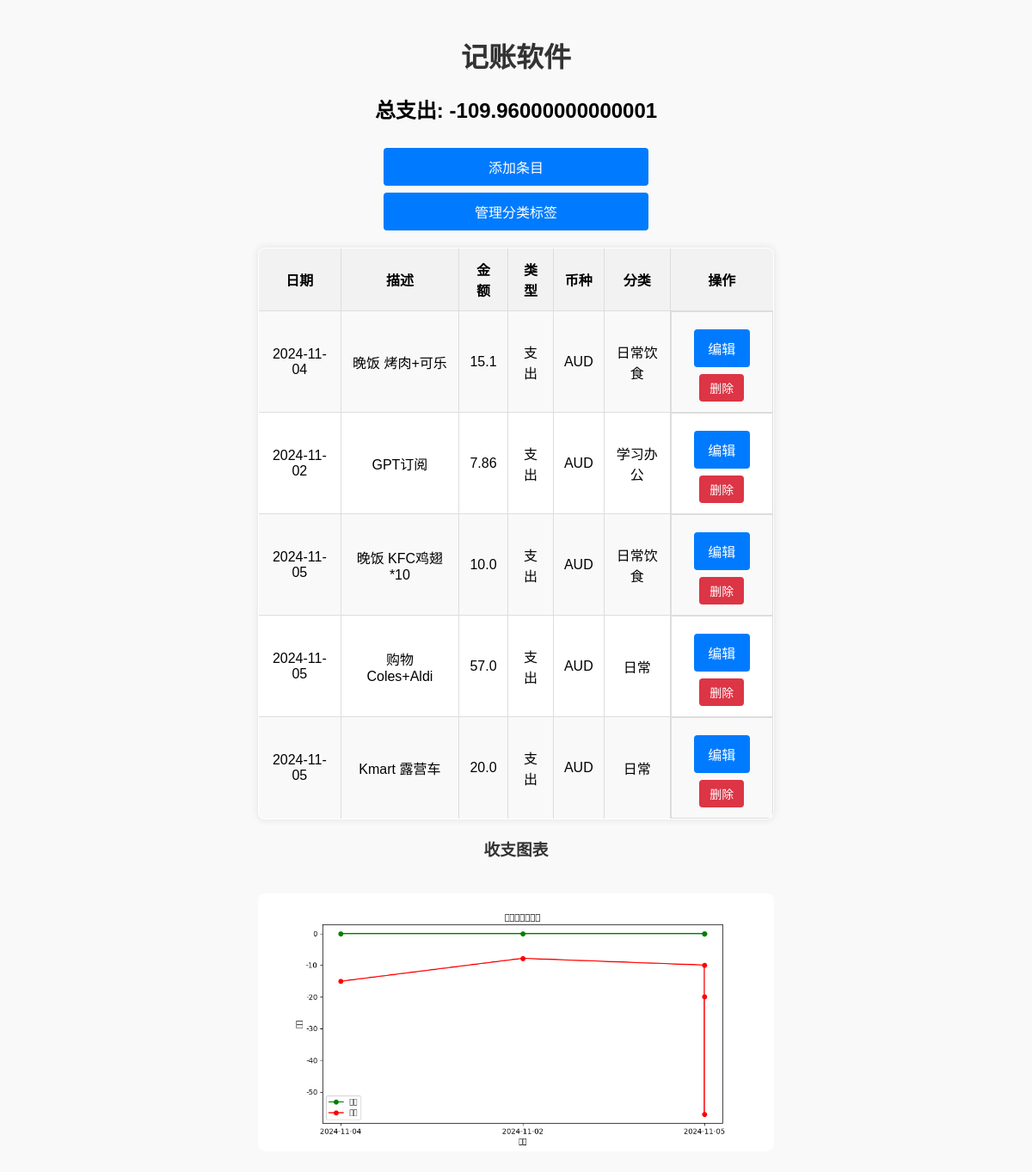
The page / on the database its author committed.
### tables this page shows
CREATE TABLE entries (
                            id INTEGER PRIMARY KEY AUTOINCREMENT,
                            date TEXT,
                            description TEXT,
                            amount REAL,
                            type TEXT,
                            currency TEXT DEFAULT 'AUD',
                            category TEXT
                        );

### app.py (the view)
@app.route('/')
def index():
    with sqlite3.connect("database.db") as conn:
        cursor = conn.cursor()
        cursor.execute("SELECT * FROM entries")
        entries = cursor.fetchall()
        total_expense = sum(-entry[3] for entry in entries if entry[4] == 'expense')
    chart_url = generate_chart()
    return render_template("index.html", entries=entries, total_expense=total_expense, chart_url=chart_url)

### app.py (called while the page is built)
def generate_chart():
    with sqlite3.connect("database.db") as conn:
        cursor = conn.cursor()
        cursor.execute("SELECT date, amount, type FROM entries")
        entries = cursor.fetchall()
    dates = [entry[0] for entry in entries]
    income = [entry[1] if entry[2] == 'income' else 0 for entry in entries]
    expense = [-entry[1] if entry[2] == 'expense' else 0 for entry in entries]
    plt.figure(figsize=(10, 5))
    plt.plot(dates, income, marker='o', label="收入", color="green")
    plt.plot(dates, expense, marker='o', label="支出", color="red")
    plt.title("收入与支出记录")
    plt.xlabel("日期")
    plt.ylabel("金额")
    plt.legend()
    img = io.BytesIO()
    plt.savefig(img, format='png')
    img.seek(0)
    chart_url = base64.b64encode(img.getvalue()).decode()
    return chart_url

### templates/index.html (shortened to what this page needs)
<!DOCTYPE html>
<html lang="en">
<head>
</head>
<body>
    <h1>记账软件</h1>
    <div class="header-section">
        <h2>总支出: {{ total_expense }}</h2>
        <a class="btn" href="{{ url_for('add_entry') }}">添加条目</a>
        <a class="btn" href="{{ url_for('manage_categories') }}">管理分类标签</a>
    </div>
    <table>
        <tr>
            <th>日期</th>
            <th>描述</th>
            <th>金额</th>
            <th>类型</th>
            <th>币种</th>
            <th>分类</th>
            <th>操作</th>
        </tr>
        {% for entry in entries %}
        <tr>
            <td>{{ entry[1] }}</td>
            <td>{{ entry[2] or '无描述' }}</td>
            <td>{{ entry[3] or '无金额' }}</td>
            <td>{{ '收入' if entry[4] == 'income' else '支出' }}</td>
            <td>{{ entry[5] }}</td>
            <td>{{ entry[6] or '无分类' }}</td>
            <td class="table-btn-group">
                <a class="btn" href="{{ url_for('edit_entry', id=entry[0]) }}">编辑</a>
                <form id="delete-form-{{ entry[0] }}" action="{{ url_for('delete_entry', id=entry[0]) }}" method="post" style="display: inline;">
                    <button type="button" class="delete-btn" onclick="confirmDelete(event, 'delete-form-{{ entry[0] }}')">删除</button>
                </form>
            </td>
        </tr>
        {% endfor %}
    </table>
    <h3 style="text-align:center; color:#333; margin-top: 20px;">收支图表</h3>
    <img alt="收支图表">
</body>
</html>

### templates/index.html (style rules this page uses)
body { font-family: Arial, sans-serif; max-width: 600px; margin: auto; padding: 20px; background-color: #f9f9f9; }
h1 { text-align: center; color: #333; }
.header-section { text-align: center; margin-bottom: 20px; }
.btn { display: inline-block; width: 48%; padding: 10px; background-color: #007bff; color: white; text-align: center; border-radius: 4px; text-decoration: none; font-size: 16px; margin-top: 8px; }
.delete-btn { background-color: #dc3545; color: white; border: none; padding: 6px 12px; border-radius: 4px; cursor: pointer; font-size: 14px; }
.table-btn-group { display: flex; gap: 8px; flex-wrap: wrap; justify-content: center; }
table { width: 100%; border-collapse: collapse; margin: 20px 0; background-color: #fff; border-radius: 8px; box-shadow: 0 0 10px rgba(0, 0, 0, 0.1); overflow: hidden; }
table, th, td { border: 1px solid #ddd; padding: 12px; text-align: center; }
th { background-color: #f2f2f2; font-weight: bold; }
tr:nth-child(even) { background-color: #f9f9f9; }
img { max-width: 100%; height: auto; border-radius: 8px; margin-top: 20px; }

### rows shown on the page
entries: date "2024-11-04", description "晚饭 烤肉+可乐", amount "15.1", type "支出", currency "AUD", category "日常饮食"
entries: date "2024-11-02", description "GPT订阅", amount "7.86", type "支出", currency "AUD", category "学习办公"
entries: date "2024-11-05", description "晚饭 KFC鸡翅*10", amount "10.0", type "支出", currency "AUD", category "日常饮食"
entries: date "2024-11-05", description "购物 Coles+Aldi", amount "57.0", type "支出", currency "AUD", category "日常"
entries: date "2024-11-05", description "Kmart 露营车", amount "20.0", type "支出", currency "AUD", category "日常"

### other values the page prints
{{ total_expense }} "-109.96000000000001"
